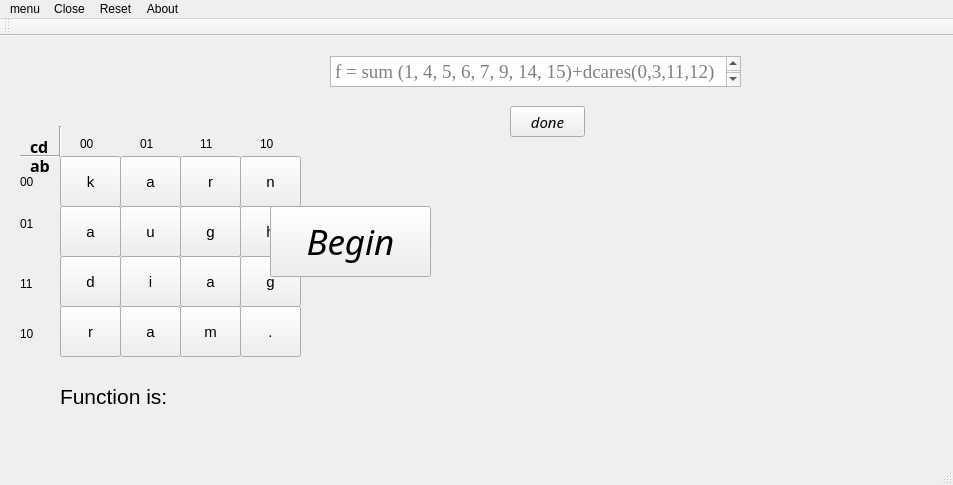
<?xml version="1.0" encoding="UTF-8"?>
<ui version="4.0">
 <class>MainWindow</class>
 <widget class="QMainWindow" name="MainWindow">
  <property name="windowModality">
   <enum>Qt::ApplicationModal</enum>
  </property>
  <property name="geometry">
   <rect>
    <x>0</x>
    <y>0</y>
    <width>953</width>
    <height>485</height>
   </rect>
  </property>
  <property name="windowTitle">
   <string>MainWindow</string>
  </property>
  <widget class="QWidget" name="centralWidget">
   <widget class="QPushButton" name="pushButton">
    <property name="geometry">
     <rect>
      <x>60</x>
      <y>120</y>
      <width>61</width>
      <height>51</height>
     </rect>
    </property>
    <property name="font">
     <font>
      <pointsize>11</pointsize>
     </font>
    </property>
    <property name="text">
     <string>k</string>
    </property>
    <property name="checkable">
     <bool>true</bool>
    </property>
    <property name="checked">
     <bool>false</bool>
    </property>
    <property name="flat">
     <bool>false</bool>
    </property>
   </widget>
   <widget class="QPushButton" name="pushButton_2">
    <property name="geometry">
     <rect>
      <x>120</x>
      <y>120</y>
      <width>61</width>
      <height>51</height>
     </rect>
    </property>
    <property name="font">
     <font>
      <pointsize>11</pointsize>
     </font>
    </property>
    <property name="text">
     <string>a</string>
    </property>
   </widget>
   <widget class="QPushButton" name="pushButton_3">
    <property name="geometry">
     <rect>
      <x>180</x>
      <y>120</y>
      <width>61</width>
      <height>51</height>
     </rect>
    </property>
    <property name="font">
     <font>
      <pointsize>11</pointsize>
     </font>
    </property>
    <property name="text">
     <string>r</string>
    </property>
   </widget>
   <widget class="QPushButton" name="pushButton_4">
    <property name="geometry">
     <rect>
      <x>240</x>
      <y>120</y>
      <width>61</width>
      <height>51</height>
     </rect>
    </property>
    <property name="font">
     <font>
      <pointsize>11</pointsize>
     </font>
    </property>
    <property name="text">
     <string>n</string>
    </property>
   </widget>
   <widget class="QPushButton" name="pushButton_5">
    <property name="geometry">
     <rect>
      <x>60</x>
      <y>170</y>
      <width>61</width>
      <height>51</height>
     </rect>
    </property>
    <property name="font">
     <font>
      <pointsize>11</pointsize>
     </font>
    </property>
    <property name="text">
     <string>a</string>
    </property>
   </widget>
   <widget class="QPushButton" name="pushButton_6">
    <property name="geometry">
     <rect>
      <x>120</x>
      <y>170</y>
      <width>61</width>
      <height>51</height>
     </rect>
    </property>
    <property name="font">
     <font>
      <pointsize>11</pointsize>
     </font>
    </property>
    <property name="text">
     <string>u</string>
    </property>
   </widget>
   <widget class="QPushButton" name="pushButton_7">
    <property name="geometry">
     <rect>
      <x>180</x>
      <y>170</y>
      <width>61</width>
      <height>51</height>
     </rect>
    </property>
    <property name="font">
     <font>
      <pointsize>11</pointsize>
     </font>
    </property>
    <property name="text">
     <string>g</string>
    </property>
   </widget>
   <widget class="QPushButton" name="pushButton_8">
    <property name="geometry">
     <rect>
      <x>240</x>
      <y>170</y>
      <width>61</width>
      <height>51</height>
     </rect>
    </property>
    <property name="font">
     <font>
      <pointsize>11</pointsize>
     </font>
    </property>
    <property name="text">
     <string>h</string>
    </property>
   </widget>
   <widget class="QPushButton" name="pushButton_9">
    <property name="geometry">
     <rect>
      <x>60</x>
      <y>220</y>
      <width>61</width>
      <height>51</height>
     </rect>
    </property>
    <property name="font">
     <font>
      <pointsize>11</pointsize>
     </font>
    </property>
    <property name="text">
     <string>d</string>
    </property>
   </widget>
   <widget class="QPushButton" name="pushButton_10">
    <property name="geometry">
     <rect>
      <x>120</x>
      <y>220</y>
      <width>61</width>
      <height>51</height>
     </rect>
    </property>
    <property name="font">
     <font>
      <pointsize>11</pointsize>
     </font>
    </property>
    <property name="text">
     <string>i</string>
    </property>
   </widget>
   <widget class="QPushButton" name="pushButton_11">
    <property name="geometry">
     <rect>
      <x>180</x>
      <y>220</y>
      <width>61</width>
      <height>51</height>
     </rect>
    </property>
    <property name="font">
     <font>
      <pointsize>11</pointsize>
     </font>
    </property>
    <property name="text">
     <string>a</string>
    </property>
   </widget>
   <widget class="QPushButton" name="pushButton_12">
    <property name="geometry">
     <rect>
      <x>240</x>
      <y>220</y>
      <width>61</width>
      <height>51</height>
     </rect>
    </property>
    <property name="font">
     <font>
      <pointsize>11</pointsize>
     </font>
    </property>
    <property name="text">
     <string>g</string>
    </property>
   </widget>
   <widget class="QPushButton" name="pushButton_13">
    <property name="geometry">
     <rect>
      <x>60</x>
      <y>270</y>
      <width>61</width>
      <height>51</height>
     </rect>
    </property>
    <property name="font">
     <font>
      <pointsize>11</pointsize>
     </font>
    </property>
    <property name="text">
     <string>r</string>
    </property>
   </widget>
   <widget class="QPushButton" name="pushButton_14">
    <property name="geometry">
     <rect>
      <x>120</x>
      <y>270</y>
      <width>61</width>
      <height>51</height>
     </rect>
    </property>
    <property name="font">
     <font>
      <pointsize>11</pointsize>
     </font>
    </property>
    <property name="text">
     <string>a</string>
    </property>
   </widget>
   <widget class="QPushButton" name="pushButton_15">
    <property name="geometry">
     <rect>
      <x>180</x>
      <y>270</y>
      <width>61</width>
      <height>51</height>
     </rect>
    </property>
    <property name="font">
     <font>
      <pointsize>11</pointsize>
     </font>
    </property>
    <property name="text">
     <string>m</string>
    </property>
   </widget>
   <widget class="QPushButton" name="pushButton_16">
    <property name="geometry">
     <rect>
      <x>240</x>
      <y>270</y>
      <width>61</width>
      <height>51</height>
     </rect>
    </property>
    <property name="font">
     <font>
      <pointsize>11</pointsize>
     </font>
    </property>
    <property name="text">
     <string>.</string>
    </property>
   </widget>
   <widget class="QTextEdit" name="textEdit">
    <property name="geometry">
     <rect>
      <x>330</x>
      <y>20</y>
      <width>411</width>
      <height>31</height>
     </rect>
    </property>
    <property name="font">
     <font>
      <family>Times New Roman</family>
      <pointsize>14</pointsize>
     </font>
    </property>
    <property name="placeholderText">
     <string>f = sum (1, 4, 5, 6, 7, 9, 14, 15)+dcares(0,3,11,12)</string>
    </property>
   </widget>
   <widget class="QPushButton" name="pushButton_17">
    <property name="geometry">
     <rect>
      <x>510</x>
      <y>70</y>
      <width>75</width>
      <height>31</height>
     </rect>
    </property>
    <property name="font">
     <font>
      <family>Ravie</family>
      <pointsize>11</pointsize>
      <italic>true</italic>
     </font>
    </property>
    <property name="text">
     <string>done</string>
    </property>
   </widget>
   <widget class="QLabel" name="label">
    <property name="geometry">
     <rect>
      <x>80</x>
      <y>100</y>
      <width>41</width>
      <height>16</height>
     </rect>
    </property>
    <property name="text">
     <string>00</string>
    </property>
   </widget>
   <widget class="QLabel" name="label_2">
    <property name="geometry">
     <rect>
      <x>140</x>
      <y>100</y>
      <width>41</width>
      <height>16</height>
     </rect>
    </property>
    <property name="text">
     <string>01</string>
    </property>
   </widget>
   <widget class="QLabel" name="label_3">
    <property name="geometry">
     <rect>
      <x>200</x>
      <y>100</y>
      <width>41</width>
      <height>16</height>
     </rect>
    </property>
    <property name="text">
     <string>11</string>
    </property>
   </widget>
   <widget class="QLabel" name="label_4">
    <property name="geometry">
     <rect>
      <x>260</x>
      <y>100</y>
      <width>41</width>
      <height>16</height>
     </rect>
    </property>
    <property name="text">
     <string>10</string>
    </property>
   </widget>
   <widget class="QLabel" name="label_5">
    <property name="geometry">
     <rect>
      <x>20</x>
      <y>130</y>
      <width>20</width>
      <height>31</height>
     </rect>
    </property>
    <property name="layoutDirection">
     <enum>Qt::RightToLeft</enum>
    </property>
    <property name="autoFillBackground">
     <bool>false</bool>
    </property>
    <property name="midLineWidth">
     <number>0</number>
    </property>
    <property name="text">
     <string>00</string>
    </property>
    <property name="textFormat">
     <enum>Qt::AutoText</enum>
    </property>
    <property name="scaledContents">
     <bool>false</bool>
    </property>
    <property name="wordWrap">
     <bool>false</bool>
    </property>
   </widget>
   <widget class="QLabel" name="label_6">
    <property name="geometry">
     <rect>
      <x>20</x>
      <y>180</y>
      <width>41</width>
      <height>16</height>
     </rect>
    </property>
    <property name="layoutDirection">
     <enum>Qt::LeftToRight</enum>
    </property>
    <property name="midLineWidth">
     <number>0</number>
    </property>
    <property name="text">
     <string>01</string>
    </property>
    <property name="textFormat">
     <enum>Qt::AutoText</enum>
    </property>
    <property name="scaledContents">
     <bool>false</bool>
    </property>
    <property name="wordWrap">
     <bool>false</bool>
    </property>
   </widget>
   <widget class="QLabel" name="label_7">
    <property name="geometry">
     <rect>
      <x>20</x>
      <y>240</y>
      <width>41</width>
      <height>16</height>
     </rect>
    </property>
    <property name="layoutDirection">
     <enum>Qt::LeftToRight</enum>
    </property>
    <property name="midLineWidth">
     <number>0</number>
    </property>
    <property name="text">
     <string>11</string>
    </property>
    <property name="textFormat">
     <enum>Qt::AutoText</enum>
    </property>
    <property name="scaledContents">
     <bool>false</bool>
    </property>
    <property name="wordWrap">
     <bool>false</bool>
    </property>
   </widget>
   <widget class="QLabel" name="label_8">
    <property name="geometry">
     <rect>
      <x>20</x>
      <y>290</y>
      <width>41</width>
      <height>16</height>
     </rect>
    </property>
    <property name="layoutDirection">
     <enum>Qt::LeftToRight</enum>
    </property>
    <property name="midLineWidth">
     <number>0</number>
    </property>
    <property name="text">
     <string>10</string>
    </property>
    <property name="textFormat">
     <enum>Qt::AutoText</enum>
    </property>
    <property name="scaledContents">
     <bool>false</bool>
    </property>
    <property name="wordWrap">
     <bool>false</bool>
    </property>
   </widget>
   <widget class="QPushButton" name="pushButton_18">
    <property name="geometry">
     <rect>
      <x>270</x>
      <y>170</y>
      <width>161</width>
      <height>71</height>
     </rect>
    </property>
    <property name="font">
     <font>
      <family>Ravie</family>
      <pointsize>26</pointsize>
      <italic>true</italic>
     </font>
    </property>
    <property name="text">
     <string>Begin</string>
    </property>
   </widget>
   <widget class="QLabel" name="Label_9">
    <property name="geometry">
     <rect>
      <x>30</x>
      <y>119</y>
      <width>21</width>
      <height>21</height>
     </rect>
    </property>
    <property name="font">
     <font>
      <family>Raavi</family>
      <pointsize>12</pointsize>
      <weight>75</weight>
      <bold>true</bold>
     </font>
    </property>
    <property name="text">
     <string>ab</string>
    </property>
   </widget>
   <widget class="Line" name="Label_11">
    <property name="geometry">
     <rect>
      <x>20</x>
      <y>110</y>
      <width>41</width>
      <height>21</height>
     </rect>
    </property>
    <property name="mouseTracking">
     <bool>false</bool>
    </property>
    <property name="acceptDrops">
     <bool>true</bool>
    </property>
    <property name="layoutDirection">
     <enum>Qt::LeftToRight</enum>
    </property>
    <property name="frameShadow">
     <enum>QFrame::Sunken</enum>
    </property>
    <property name="midLineWidth">
     <number>0</number>
    </property>
    <property name="orientation">
     <enum>Qt::Horizontal</enum>
    </property>
   </widget>
   <widget class="Line" name="Label_12">
    <property name="geometry">
     <rect>
      <x>50</x>
      <y>90</y>
      <width>20</width>
      <height>31</height>
     </rect>
    </property>
    <property name="orientation">
     <enum>Qt::Vertical</enum>
    </property>
   </widget>
   <widget class="QLabel" name="Label_10">
    <property name="geometry">
     <rect>
      <x>30</x>
      <y>100</y>
      <width>21</width>
      <height>20</height>
     </rect>
    </property>
    <property name="font">
     <font>
      <family>Raavi</family>
      <pointsize>12</pointsize>
      <weight>75</weight>
      <bold>true</bold>
     </font>
    </property>
    <property name="text">
     <string>cd</string>
    </property>
   </widget>
   <widget class="QLabel" name="label_14">
    <property name="geometry">
     <rect>
      <x>60</x>
      <y>380</y>
      <width>671</width>
      <height>51</height>
     </rect>
    </property>
    <property name="font">
     <font>
      <pointsize>16</pointsize>
     </font>
    </property>
    <property name="text">
     <string/>
    </property>
   </widget>
   <widget class="QLabel" name="label_13">
    <property name="geometry">
     <rect>
      <x>60</x>
      <y>340</y>
      <width>141</width>
      <height>41</height>
     </rect>
    </property>
    <property name="font">
     <font>
      <pointsize>16</pointsize>
     </font>
    </property>
    <property name="text">
     <string>Function is:</string>
    </property>
   </widget>
   <zorder>Label_11</zorder>
   <zorder>pushButton</zorder>
   <zorder>pushButton_2</zorder>
   <zorder>pushButton_3</zorder>
   <zorder>pushButton_4</zorder>
   <zorder>pushButton_5</zorder>
   <zorder>pushButton_6</zorder>
   <zorder>pushButton_7</zorder>
   <zorder>pushButton_8</zorder>
   <zorder>pushButton_9</zorder>
   <zorder>pushButton_10</zorder>
   <zorder>pushButton_11</zorder>
   <zorder>pushButton_12</zorder>
   <zorder>pushButton_13</zorder>
   <zorder>pushButton_14</zorder>
   <zorder>pushButton_15</zorder>
   <zorder>pushButton_16</zorder>
   <zorder>textEdit</zorder>
   <zorder>pushButton_17</zorder>
   <zorder>label</zorder>
   <zorder>label_2</zorder>
   <zorder>label_3</zorder>
   <zorder>label_4</zorder>
   <zorder>label_5</zorder>
   <zorder>label_6</zorder>
   <zorder>label_7</zorder>
   <zorder>label_8</zorder>
   <zorder>pushButton_18</zorder>
   <zorder>Label_9</zorder>
   <zorder>Label_12</zorder>
   <zorder>Label_10</zorder>
   <zorder>label_14</zorder>
   <zorder>label_13</zorder>
  </widget>
  <widget class="QMenuBar" name="menuBar">
   <property name="geometry">
    <rect>
     <x>0</x>
     <y>0</y>
     <width>953</width>
     <height>21</height>
    </rect>
   </property>
   <widget class="QMenu" name="menuMenu">
    <property name="title">
     <string>menu</string>
    </property>
    <addaction name="separator"/>
    <addaction name="actionExit"/>
    <addaction name="actionNew_4"/>
   </widget>
   <widget class="QMenu" name="menuClose">
    <property name="title">
     <string>Close</string>
    </property>
   </widget>
   <widget class="QMenu" name="menuReset">
    <property name="title">
     <string>Reset</string>
    </property>
   </widget>
   <widget class="QMenu" name="menuAbout">
    <property name="title">
     <string>About</string>
    </property>
   </widget>
   <addaction name="menuMenu"/>
   <addaction name="menuClose"/>
   <addaction name="menuReset"/>
   <addaction name="menuAbout"/>
  </widget>
  <widget class="QToolBar" name="mainToolBar">
   <attribute name="toolBarArea">
    <enum>TopToolBarArea</enum>
   </attribute>
   <attribute name="toolBarBreak">
    <bool>false</bool>
   </attribute>
  </widget>
  <widget class="QStatusBar" name="statusBar"/>
  <action name="actionAbout">
   <property name="text">
    <string>About</string>
   </property>
  </action>
  <action name="action2_varibles">
   <property name="text">
    <string>2 varibles</string>
   </property>
  </action>
  <action name="action3_varibles">
   <property name="text">
    <string>3 varibles</string>
   </property>
  </action>
  <action name="action4_variables">
   <property name="text">
    <string>4 variables</string>
   </property>
  </action>
  <action name="actionVariabile">
   <property name="text">
    <string>variabile</string>
   </property>
  </action>
  <action name="actionExit">
   <property name="text">
    <string>exit</string>
   </property>
  </action>
  <action name="actionNew">
   <property name="text">
    <string>new</string>
   </property>
  </action>
  <action name="actionNew_2">
   <property name="text">
    <string>new</string>
   </property>
  </action>
  <action name="actionNew_3">
   <property name="text">
    <string>new</string>
   </property>
  </action>
  <action name="actionNew_4">
   <property name="text">
    <string>new</string>
   </property>
  </action>
 </widget>
 <layoutdefault spacing="6" margin="11"/>
 <resources/>
 <connections/>
 <slots>
  <slot>menutriggered(QAction*)</slot>
  <slot>menu_exit(QAction*)</slot>
  <slot>menu_new(QAction*)</slot>
 </slots>
</ui>
